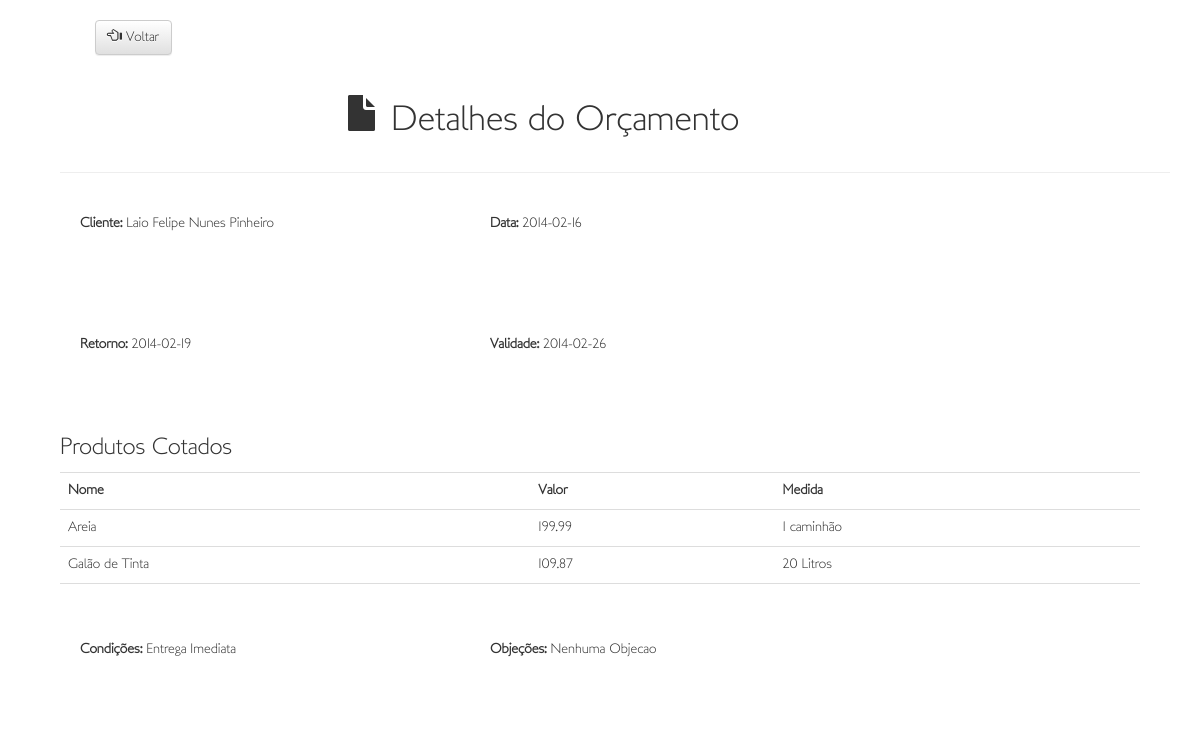
Screenshot of /detalhe.php?cod=8 with the database file from the repository.
### tables this page shows
CREATE TABLE IF NOT EXISTS `cliente` (
  `clie_cod` int(11) NOT NULL AUTO_INCREMENT,
  `clie_nome` varchar(200) NOT NULL,
  `clie_endereco` varchar(200) DEFAULT NULL,
  `clie_bairro` varchar(100) DEFAULT NULL,
  `clie_cep` char(9) DEFAULT NULL,
  `clie_fone` varchar(13) NOT NULL,
  `clie_email` varchar(255) NOT NULL,
  PRIMARY KEY (`clie_cod`)
);

CREATE TABLE IF NOT EXISTS `orcamento` (
  `orca_cod` int(11) NOT NULL AUTO_INCREMENT,
  `orca_data` date NOT NULL,
  `orca_data_retorno` date DEFAULT NULL,
  `orca_data_validade` date NOT NULL,
  `orca_clie_cod` int(11) NOT NULL,
  `orca_prod_cod_1` int(11) NOT NULL,
  `orca_condicoes` varchar(500) DEFAULT NULL,
  `orca_objecoes` varchar(500) DEFAULT NULL,
  `orca_prod_cod_2` int(11) DEFAULT NULL,
  `orca_prod_cod_3` int(11) DEFAULT NULL,
  PRIMARY KEY (`orca_cod`)
);

CREATE TABLE IF NOT EXISTS `produto` (
  `prod_cod` int(11) NOT NULL AUTO_INCREMENT,
  `prod_nome` varchar(200) NOT NULL,
  `prod_medida` varchar(45) DEFAULT NULL,
  `prod_valor` varchar(13) NOT NULL,
  PRIMARY KEY (`prod_cod`)
);

### class/Conexao.class.php (called while the page is built, shortened)
<?php
class Conexao{
	private $db_host = "localhost";
	private $db_user = "root";
	private $db_pass = "";
	private $db_name = "cdzestagiodb";
	private $con = false;
	public $instance;
	public function Conexao($db_name){
		$this->db_name = $db_name;
	}
	public function connect(){
		if(!$this->con){
			$myconn = @mysqli_connect($this->db_host, $this->db_user, $this->db_pass);
			if($myconn){
				$seldb = @mysqli_select_db($myconn,$this->db_name);
				if($seldb){
					$this->instance = $myconn;
					$this->con = true;
					return true;
				}else{
					return false;
				}
			}else{
				return false;
			}
		}else{
			return false;
		}
	}
	public function db_instance(){
		return $this->instance;
	}
}
?>

### class/Cliente.class.php (called while the page is built, shortened)
<?php
	class Cliente extends Conexao{
		private $cod;
		private $nome;
		private $sqlSel;
		public function buscar(){
			if($this->cod != "" and $this->cod != NULL){
				$this->sqlSel = mysqli_query($this->db_instance(),"SELECT clie_nome, clie_endereco, clie_bairro,
										clie_cep, clie_fone, clie_email
								 FROM cliente WHERE clie_cod = ".$this->cod.";");
			}else{
				echo("<span>Erro no ID!</span>");
				return FALSE;
			}
			if ($resultList = mysqli_fetch_array($this->sqlSel)){
				$this->nome = $resultList["clie_nome"];
			}
		}
		public function setCod($cod){
			$this->cod = $cod;
		}
		public function getNome(){
			return $this->nome;
		}
	}
?>

### class/Orcamento.class.php (called while the page is built, shortened)
<?php
	class Orcamento extends Conexao{
		private $cod;
		private $data;
		private $dataRetorno;
		private $dataValidade;
		private $condicoes;
		private $objecoes;
		private $sqlSel;
		public function buscar(){
			if($this->cod != "" and $this->cod != NULL){
				$this->sqlSel = mysqli_query($this->db_instance(),"SELECT orca_data, orca_data_retorno, orca_data_validade,
										orca_clie_cod, orca_prod_cod_1, orca_prod_cod_2,
										orca_prod_cod_3, orca_condicoes, orca_objecoes
								 FROM orcamento WHERE orca_cod = ".$this->cod.";");
			}else{
				echo("<script>alert('Erro no ID');</script>");
				return FALSE;
			}
			if ($resultList = mysqli_fetch_array($this->sqlSel)){
				$this->data = $resultList["orca_data"];
				$this->dataRetorno = $resultList["orca_data_retorno"];
				$this->dataValidade = $resultList["orca_data_validade"];
				$this->condicoes = $resultList["orca_condicoes"];
				$this->objecoes = $resultList["orca_objecoes"];
			}
		}
		public function setCod($cod){
			$this->cod = $cod;
		}
		public function getData(){
			return $this->data;
		}
		public function getDataRetorno(){
			return $this->dataRetorno;
		}
		public function getDataValidade(){
			return $this->dataValidade;
		}
		public function getCondicoes(){
			return $this->condicoes;
		}
		public function getObjecoes(){
			return $this->objecoes;
		}
	}
?>

### class/Produto.class.php (called while the page is built, shortened)
<?php
	class Produto extends Conexao{
		private $cod;
		private $nome;
		private $medida;
		private $valor;
		private $sqlSel;
		public function buscar(){
			if($this->cod != "" and $this->cod != NULL){
				$this->sqlSel = mysqli_query($this->db_instance(),"SELECT prod_nome, prod_medida, prod_valor
								 FROM produto WHERE prod_cod = ".$this->cod.";");
			}else{
				echo("<span>Erro no ID!</span>");
				return FALSE;
			}
			if ($resultList = mysqli_fetch_array($this->sqlSel)){
				$this->nome = $resultList["prod_nome"];
				$this->medida = $resultList["prod_medida"];
				$this->valor = $resultList["prod_valor"];
			}
		}
		public function setCod($cod){
			$this->cod = $cod;
		}
		public function getNome(){
			return $this->nome;
		}
		public function getMedida(){
			return $this->medida;
		}
		public function getValor(){
			return $this->valor;
		}
	}
?>

### control/Control.detalhe.php (the view, shortened to what this page needs)
<?php
	function detalharOrcamento(){
        $orcamento = new Orcamento();
        $produto1 = new Produto();
        $produto2 = new Produto();
        $produto3 = new Produto();
        $cliente = new Cliente();
        $orcamento->setCod($_GET['cod']);
        $orcamento->buscar();
        $cliente->setCod($orcamento->getClieCod());
        $cliente->buscar();
        $codigoProd1 = $orcamento->getProdCod1();
        if(isset($codigoProd1)){
            $produto1->setCod($codigoProd1);
            $produto1->buscar();
        }
        $codigoProd2 = $orcamento->getProdCod2();
        if(isset($codigoProd2)){
            $produto2->setCod($codigoProd2);
            $produto2->buscar();
        }
        print  "<div class=\"row\">
                    <div class=\"col-md-4\"><span><b>Cliente:</b> ".$cliente->getNome()."</span></div>
                    <div class=\"col-md-4\"><span><b>Data:</b> ".$orcamento->getData()."</span></div>
                    <div class=\"col-md-4\"></span></div>
                </div>
                <div class=\"row\">
                    <div class=\"col-md-4\"><span><b>Retorno:</b> ".$orcamento->getDataRetorno()."</span></div>
                    <div class=\"col-md-4\"><span><b>Validade:</b> ".$orcamento->getDataValidade()."</span></div>
                    <div class=\"col-md-4\"></span></div>
                </div>
                <h3>Produtos Cotados</h3>
                <table class=\"table\">
                    <tr><td><b>Nome</b></td><td><b>Valor</b></td><td><b>Medida</b></td></tr>
                    <tr><td>".$produto1->getNome()."</td><td>".$produto1->getValor()."</td><td>".$produto1->getMedida()."</td></tr>
                    <tr><td>".$produto2->getNome()."</td><td>".$produto2->getValor()."</td><td>".$produto2->getMedida()."</td></tr>
                    <tr><td>".$produto3->getNome()."</td><td>".$produto3->getValor()."</td><td>".$produto3->getMedida()."</td></tr>
                </table>
                <div class=\"row\">
                    <div class=\"col-md-4\"><span><b>Condições:</b> ".$orcamento->getCondicoes()."</span></div>
                    <div class=\"col-md-4\"><span><b>Objeções:</b> ".$orcamento->getObjecoes()."</span></div>
                    <div class=\"col-md-4\"></div>
                </div>
                ";
    }
?>

### css/estilo.css (style rules this page uses)
body { font-family: "LondonMM", Helvetica !important; margin-left: 5%; margin-right: 5%; }
div { margin:20px; }

### rows the page displays
cliente: clie_nome "Laio Felipe Nunes Pinheiro"
orcamento: orca_data "2014-02-16", orca_data_retorno "2014-02-19", orca_data_validade "2014-02-26", orca_condicoes "Entrega Imediata", orca_objecoes "Nenhuma Objecao"
produto: prod_nome "Areia", prod_valor "199.99", prod_medida "1 caminhão"
produto: prod_nome "Galão de Tinta", prod_valor "109.87", prod_medida "20 Litros"
